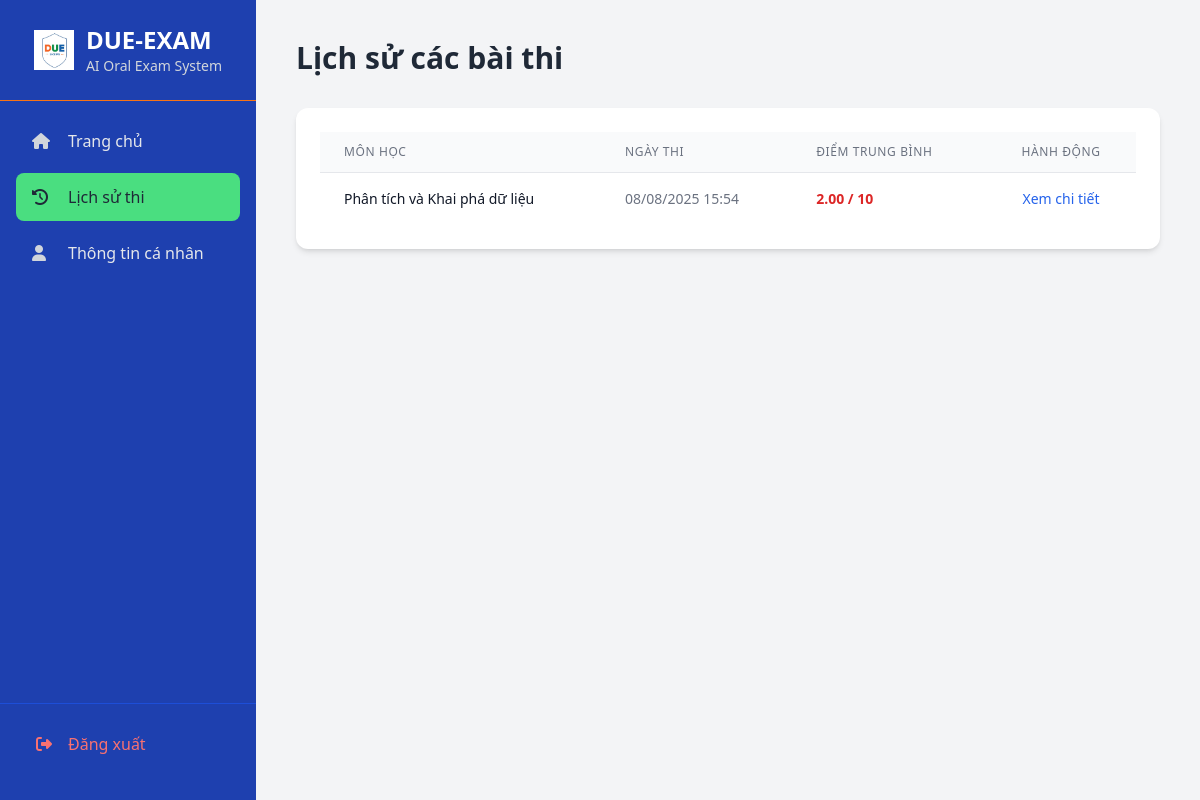
Page /history/ (signed in) on the committed database.
### qna/models.py (models this page shows, shortened)
class ExamSession(models.Model):
    user = models.ForeignKey(User, on_delete=models.CASCADE, related_name='exam_sessions')
    subject = models.ForeignKey(Subject, on_delete=models.CASCADE)
    created_at = models.DateTimeField(auto_now_add=True, verbose_name="Ngày thi")
    completed_at = models.DateTimeField(null=True, blank=True, verbose_name="Thời gian hoàn thành")
    questions = models.ManyToManyField(Question, related_name='exam_sessions')
    is_completed = models.BooleanField(default=False)
    def calculate_average_score(self):
        total_questions = self.questions.count()
        if not total_questions:
            return 0.0
        answered_results = self.results.all()
        total_score = sum(result.score for result in answered_results)
        return total_score / total_questions

class Subject(models.Model):
    name = models.CharField(max_length=255, verbose_name="Tên môn học")
    subject_code = models.CharField(max_length=20, unique=True, verbose_name="Mã môn học")
    quiz_data_file = models.CharField(max_length=255, blank=True, null=True, help_text="Ví dụ: data_analysis_quiz.json")

class ExamResult(models.Model):
    session = models.ForeignKey(ExamSession, on_delete=models.CASCADE, related_name='results')
    question = models.ForeignKey(Question, on_delete=models.CASCADE)
    transcript = models.TextField(verbose_name="Nội dung trả lời")
    score = models.FloatField(verbose_name="Điểm số")
    feedback = models.TextField(verbose_name="Nhận xét của AI", null=True, blank=True)
    analysis = models.JSONField(verbose_name="Phân tích chi tiết", null=True)
    answered_at = models.DateTimeField(auto_now_add=True)

### qna/views.py (the view)
# urls.py: path('history/', views.history_view, name='history'),
@login_required
def history_view(request):
    exam_sessions = ExamSession.objects.filter(user=request.user, is_completed=True).order_by('-created_at')
    context = {
        'sessions': exam_sessions
    }
    return render(request, 'qna/history.html', context)

### qna/templates/qna/history.html (shortened to what this page needs)
{% extends 'base.html' %}
{% load static %}
{% block content %}
<div id="history-content">
    <h2 class="text-3xl font-bold text-gray-800 mb-8">Lịch sử các bài thi</h2>
    <div class="bg-white p-6 rounded-xl shadow-md">
        <div class="overflow-x-auto">
            <table class="min-w-full divide-y divide-gray-200">
                <thead class="bg-gray-50">
                    <tr>
                        <th class="px-6 py-3 text-left text-xs font-medium text-gray-500 uppercase tracking-wider">Môn học</th>
                        <th class="px-6 py-3 text-left text-xs font-medium text-gray-500 uppercase tracking-wider">Ngày thi</th>
                        <th class="px-6 py-3 text-left text-xs font-medium text-gray-500 uppercase tracking-wider">Điểm trung bình</th>
                        <th class="px-6 py-3 text-center text-xs font-medium text-gray-500 uppercase tracking-wider">Hành động</th>
                    </tr>
                </thead>
                <tbody class="bg-white divide-y divide-gray-200">
                    {% for session in sessions %}
                    <tr>
                        <td class="px-6 py-4 whitespace-nowrap text-sm font-medium text-gray-900">{{ session.subject.name }}</td>
                        <td class="px-6 py-4 whitespace-nowrap text-sm text-gray-500">{{ session.completed_at|date:"d/m/Y H:i" }}</td>
                        <td class="px-6 py-4 whitespace-nowrap text-sm font-bold {% if session.calculate_average_score >= 5 %}text-green-600{% else %}text-red-600{% endif %}">
                            {{ session.calculate_average_score|floatformat:2 }} / 10
                        </td>
                        <td class="px-6 py-4 whitespace-nowrap text-sm font-medium text-center">
                            <a href="{% url 'history_detail' session.id %}" class="text-blue-600 hover:text-blue-900">Xem chi tiết</a>
                        </td>
                    </tr>
                    {% empty %}
                    <tr>
                        <td colspan="4" class="px-6 py-4 text-center text-gray-500">Bạn chưa có lịch sử bài thi nào.</td>
                    </tr>
                    {% endfor %}
                </tbody>
            </table>
        </div>
    </div>
</div>
{% endblock %}

### rows in the picture
ExamSession: subject.name "Phân tích và Khai phá dữ liệu", completed_at "08/08/2025 15:54", calculate_average_score "2.00"
